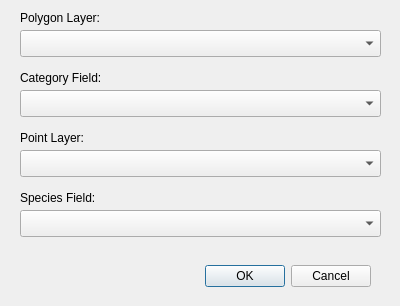
<?xml version="1.0" encoding="UTF-8"?>
<ui version="4.0">
 <class>DiversityCalcDialogBase</class>
 <widget class="QDialog" name="DiversityCalcDialogBase">
  <property name="geometry">
   <rect>
    <x>0</x>
    <y>0</y>
    <width>400</width>
    <height>306</height>
   </rect>
  </property>
  <property name="windowTitle">
   <string>Diversity Calculator</string>
  </property>
  <widget class="QDialogButtonBox" name="button_box">
   <property name="geometry">
    <rect>
     <x>30</x>
     <y>260</y>
     <width>341</width>
     <height>32</height>
    </rect>
   </property>
   <property name="orientation">
    <enum>Qt::Horizontal</enum>
   </property>
   <property name="standardButtons">
    <set>QDialogButtonBox::Cancel|QDialogButtonBox::Ok</set>
   </property>
  </widget>
  <widget class="QLabel" name="label">
   <property name="geometry">
    <rect>
     <x>20</x>
     <y>10</y>
     <width>131</width>
     <height>16</height>
    </rect>
   </property>
   <property name="text">
    <string>Polygon Layer:</string>
   </property>
  </widget>
  <widget class="QgsMapLayerComboBox" name="mcbPoly">
   <property name="geometry">
    <rect>
     <x>20</x>
     <y>30</y>
     <width>361</width>
     <height>27</height>
    </rect>
   </property>
   <property name="showCrs">
    <bool>true</bool>
   </property>
  </widget>
  <widget class="QLabel" name="label_2">
   <property name="geometry">
    <rect>
     <x>20</x>
     <y>70</y>
     <width>131</width>
     <height>16</height>
    </rect>
   </property>
   <property name="text">
    <string>Category Field:</string>
   </property>
  </widget>
  <widget class="QgsFieldComboBox" name="fcbCategory">
   <property name="geometry">
    <rect>
     <x>20</x>
     <y>90</y>
     <width>361</width>
     <height>27</height>
    </rect>
   </property>
  </widget>
  <widget class="QLabel" name="label_3">
   <property name="geometry">
    <rect>
     <x>20</x>
     <y>130</y>
     <width>131</width>
     <height>16</height>
    </rect>
   </property>
   <property name="text">
    <string>Point Layer:</string>
   </property>
  </widget>
  <widget class="QgsMapLayerComboBox" name="mcbPoint">
   <property name="geometry">
    <rect>
     <x>20</x>
     <y>150</y>
     <width>361</width>
     <height>27</height>
    </rect>
   </property>
   <property name="showCrs">
    <bool>true</bool>
   </property>
  </widget>
  <widget class="QgsFieldComboBox" name="fcbSpecies">
   <property name="geometry">
    <rect>
     <x>20</x>
     <y>210</y>
     <width>361</width>
     <height>27</height>
    </rect>
   </property>
  </widget>
  <widget class="QLabel" name="label_4">
   <property name="geometry">
    <rect>
     <x>20</x>
     <y>190</y>
     <width>131</width>
     <height>16</height>
    </rect>
   </property>
   <property name="text">
    <string>Species Field:</string>
   </property>
  </widget>
 </widget>
 <customwidgets>
  <customwidget>
   <class>QgsFieldComboBox</class>
   <extends>QComboBox</extends>
   <header>qgsfieldcombobox.h</header>
  </customwidget>
  <customwidget>
   <class>QgsMapLayerComboBox</class>
   <extends>QComboBox</extends>
   <header>qgsmaplayercombobox.h</header>
  </customwidget>
 </customwidgets>
 <resources/>
 <connections>
  <connection>
   <sender>button_box</sender>
   <signal>accepted()</signal>
   <receiver>DiversityCalcDialogBase</receiver>
   <slot>accept()</slot>
   <hints>
    <hint type="sourcelabel">
     <x>20</x>
     <y>20</y>
    </hint>
    <hint type="destinationlabel">
     <x>20</x>
     <y>20</y>
    </hint>
   </hints>
  </connection>
  <connection>
   <sender>button_box</sender>
   <signal>rejected()</signal>
   <receiver>DiversityCalcDialogBase</receiver>
   <slot>reject()</slot>
   <hints>
    <hint type="sourcelabel">
     <x>20</x>
     <y>20</y>
    </hint>
    <hint type="destinationlabel">
     <x>20</x>
     <y>20</y>
    </hint>
   </hints>
  </connection>
  <connection>
   <sender>mcbPoly</sender>
   <signal>layerChanged(QgsMapLayer*)</signal>
   <receiver>fcbCategory</receiver>
   <slot>setLayer(QgsMapLayer*)</slot>
   <hints>
    <hint type="sourcelabel">
     <x>200</x>
     <y>43</y>
    </hint>
    <hint type="destinationlabel">
     <x>200</x>
     <y>103</y>
    </hint>
   </hints>
  </connection>
  <connection>
   <sender>mcbPoint</sender>
   <signal>layerChanged(QgsMapLayer*)</signal>
   <receiver>fcbSpecies</receiver>
   <slot>setLayer(QgsMapLayer*)</slot>
   <hints>
    <hint type="sourcelabel">
     <x>200</x>
     <y>163</y>
    </hint>
    <hint type="destinationlabel">
     <x>200</x>
     <y>223</y>
    </hint>
   </hints>
  </connection>
 </connections>
</ui>
